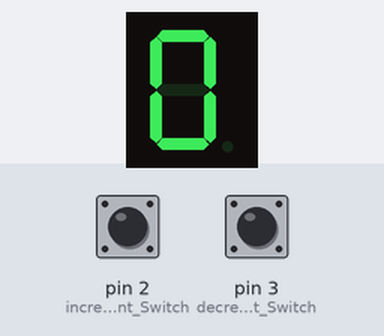
The sketch below on a simulated Arduino Uno, built with avr-gcc and run on an emulated ATmega328P. On the bench: 1-digit seven-segment display. Wiring (inferred from the names in the program): 1-digit 7-segment display, segments lit when HIGH: segments pin 12, pin 13, pin 8, pin 7, pin 6, pin 11, pin 10, pin 9. The inputs (shaded band) are chosen by the test bench; at power-on: pin 3 (decrement_Switch) HIGH, pin 2 (increment_Switch) HIGH. The segment pins are drawn as the display they are named for.

Above: at 2.0 s.
2.1 s: pin 3 (decrement_Switch) pulled LOW for 3.2 s
At 5.7 s:
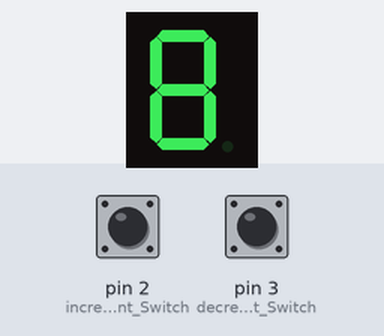
6.8 s: pin 3 (decrement_Switch) pulled LOW for 0.75 s
At 7.8 s:
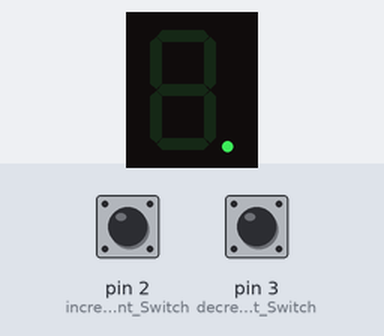
Timing chart, 0 to 9.8 s (numbered marks = the images above; inputs shaded):
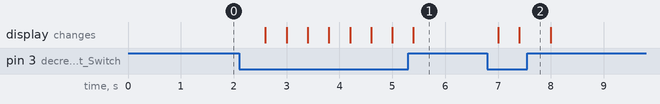

Measured:
- after the input at 2.1 s, the display: first changes after 0.50 s (image 1 shows a later state)
- after the input at 6.8 s, the display: first changes after 0.20 s (image 2 shows a later state)

The sketch:

Q13.ino
```cpp
// Pin definitions for segment display and switches
const int increment_Switch = 2;
const int decrement_Switch = 3;
const int A = 12;
const int B = 13;
const int C = 8;
const int D = 7;
const int E = 6;
const int F = 11;
const int G = 10;
const int DOT = 9;

// Global variables
int count = 0;              // Counter variable
int increment_status;       // Stores state of increment switch
int decrement_status;       // Stores state of decrement switch

void setup() {
  // Set pin modes for switches and segment display
  pinMode(increment_Switch, INPUT_PULLUP);
  pinMode(decrement_Switch, INPUT_PULLUP);
  pinMode(A, OUTPUT);
  pinMode(B, OUTPUT);
  pinMode(C, OUTPUT);
  pinMode(D, OUTPUT);
  pinMode(E, OUTPUT);
  pinMode(F, OUTPUT);
  pinMode(G, OUTPUT);
  pinMode(DOT, OUTPUT);

  // Initialize the display to be clear
  clearSegment();
  displayNumber(count);    // Display initial count
}

void loop() {
  // Read switches
  increment_status = digitalRead(increment_Switch);
  decrement_status = digitalRead(decrement_Switch);

  // Increment count if increment switch is pressed
  if(increment_status == HIGH) {
    count++;
    delay(200);   // Debounce delay
  }

  // Decrement count if decrement switch is pressed
  if(decrement_status == HIGH) {
    count--;
    delay(200);   // Debounce delay
  }

  // Display current count
  displayNumber(count);
  delay(200);   // Delay between updates

  // Reset count to 0 if it goes out of bounds
  if(count < 0 || count > 9) {
    count = 0;
  }
}

// Function to clear all segments
void clearSegment() {
  digitalWrite(A, LOW);
  digitalWrite(B, LOW);
  digitalWrite(C, LOW);
  digitalWrite(D, LOW);
  digitalWrite(E, LOW);
  digitalWrite(F, LOW);
  digitalWrite(G, LOW);
  digitalWrite(DOT, LOW);  // Turn off DOT segment
}

// Function to display a number on the segment display
void displayNumber(int num) {
  // Clear the display before showing a new number
  clearSegment();

  // Turn on the appropriate segments to display the number
  switch(num) {
    case 0:
      digitalWrite(A, HIGH);
      digitalWrite(B, HIGH);
      digitalWrite(C, HIGH);
      digitalWrite(D, HIGH);
      digitalWrite(E, HIGH);
      digitalWrite(F, HIGH);
      break;
    case 1:
      digitalWrite(B, HIGH);
      digitalWrite(C, HIGH);
      break;
    case 2:
      digitalWrite(A, HIGH);
      digitalWrite(B, HIGH);
      digitalWrite(G, HIGH);
      digitalWrite(E, HIGH);
      digitalWrite(D, HIGH);
      break;
    case 3:
      digitalWrite(A, HIGH);
      digitalWrite(B, HIGH);
      digitalWrite(G, HIGH);
      digitalWrite(C, HIGH);
      digitalWrite(D, HIGH);
      break;
    case 4:
      digitalWrite(F, HIGH);
      digitalWrite(G, HIGH);
      digitalWrite(B, HIGH);
      digitalWrite(C, HIGH);
      break;
    case 5:
      digitalWrite(A, HIGH);
      digitalWrite(F, HIGH);
      digitalWrite(G, HIGH);
      digitalWrite(C, HIGH);
      digitalWrite(D, HIGH);
      break;
    case 6:
      digitalWrite(A, HIGH);
      digitalWrite(F, HIGH);
      digitalWrite(G, HIGH);
      digitalWrite(C, HIGH);
      digitalWrite(D, HIGH);
      digitalWrite(E, HIGH);
      break;
    case 7:
      digitalWrite(A, HIGH);
      digitalWrite(B, HIGH);
      digitalWrite(C, HIGH);
      break;
    case 8:
      digitalWrite(A, HIGH);
      digitalWrite(B, HIGH);
      digitalWrite(C, HIGH);
      digitalWrite(D, HIGH);
      digitalWrite(E, HIGH);
      digitalWrite(F, HIGH);
      digitalWrite(G, HIGH);
      break;
    case 9:
      digitalWrite(A, HIGH);
      digitalWrite(B, HIGH);
      digitalWrite(C, HIGH);
      digitalWrite(D, HIGH);
      digitalWrite(F, HIGH);
      digitalWrite(G, HIGH);
      break;
    default:
      digitalWrite(DOT, HIGH); // Display DOT if number is out of range
      break;
  }
}
```

frequencyCalculation.c
```cpp
#include<stdio.h>

void main(){
    float R, C;
    printf("Enter Resistance in Kiloohm\n");
    scanf("%f", &R);
    printf("Enter Capacitor in Microfarad\n");
    scanf("%f", &C);
    float t = 0.693*(10 + 2 * R) * C * 0.001;
    float f = 1 / t;
    printf("Time Period in seconds = %f\n", t);
    printf("Frequency in Hz = %f\n", f);
}
```

soft_serial_tx_util.c
```cpp
#include "soft_serial_tx_util.h"
#include <stdint.h>
#include <Arduino.h>
//#include <stdlib.h>

/////////////////////////////////////////////////////
        ///// NOTE: 1000000UL is NOT the F_CPU
        /////       1000000UL is 1000000UL micro-seconds. There are 1000000UL uS in ONE second

const unsigned long MICROSECOND_PER_BIT = (1000000UL / SOFT_TX_BAUD);
/////////////////////////////////////////////////////
// void software_serial_configure() {

//        pinMode(SOFT_TX_PIN_NO, OUTPUT);

// }
/////////////////////////////////////////////////////////////
void ss_putc(char c) {

    uint8_t  bit_mask;

    digitalWrite(12, HIGH); // Disable TFT TFT_CS
    pinMode(SOFT_TX_PIN_NO, OUTPUT);

    // Transmit START bit
    digitalWrite(SOFT_TX_PIN_NO, LOW);
    delayMicroseconds(MICROSECOND_PER_BIT);

    // Transmit 8-data bits
    for (bit_mask=0x01; bit_mask; bit_mask<<=1) {
        if (c & bit_mask) {
            digitalWrite(SOFT_TX_PIN_NO, HIGH);
        }
        else {
            digitalWrite(SOFT_TX_PIN_NO, LOW);
        }
        delayMicroseconds(MICROSECOND_PER_BIT);
    }

    // Transmit STOP bit(s)
    digitalWrite(SOFT_TX_PIN_NO, HIGH);
    delayMicroseconds(MICROSECOND_PER_BIT); // Fixed to ONE STOP Bit

}
///////////////////////////////////////////////////////////
void ss_puts(char *s)
{
    while(*s)
        ss_putc(*s++);
}
////////////////////////////////////////////
void ss_puts_p(const char *progmem_s )
{
   register uint8_t c;

   while ( (c = pgm_read_byte(progmem_s++)) )
   ss_putc(c);

}
///////////////////////////////////////////////////////////////////
void ss_put_int(int  message_int){
   char buffer_temp[10];
   itoa( message_int, buffer_temp, 10);   //convert int to string (decimal format)
   ss_puts(buffer_temp);                //and transmit string to software serial
}
///////////////////////////////////////////////////////////////////
void ss_put_uint(unsigned int  message_uint){
   char buffer_temp[10];
   utoa( message_uint, buffer_temp, 10);   //convert unsigned int to string (decimal format)
   ss_puts(buffer_temp);                //and transmit string to software serial
}
///////////////////////////////////////////////////////////////////
void ss_put_long(long message_long){
   char buffer_temp[15];
   ltoa(message_long, buffer_temp, 10);   //convert long to string
   //ss_puts(" HELLO ");
   ss_puts(buffer_temp);                //and transmit string to software serial
}
////////////////////////////////////////////////////////////////////
void ss_put_float(float  message_float){
   char buffer_temp[15];
   dtostrf( message_float, 1, 2, buffer_temp); //  convert float to str
   ss_puts(buffer_temp);                //and transmit string to software serial
}
///////////////////////////////////////////////////////////////////
```

soft_serial_tx_util.h
```cpp
//
// Low qulaity: Rudimentary Software Serial Transmit
//

#ifndef SOFT_SERIAL_TX_UTIL_H
        #define SOFT_SERIAL_TX_UTIL_H

          ///////////#define SOFT_TX_BAUD 115200
        #define SOFT_TX_BAUD       9600

        // Fixed to ONE STOP BIT
        //#define SOFT_TX_STOP_BITS  1

        //  ES32-CAM-CH340 Board Specific pin number
        #define SOFT_TX_PIN_NO     1

        void software_serial_configure();
        void ss_putc(char c);
        void ss_puts(char *s);
        void ss_puts_p(const char *progmem_s );
        void ss_put_int(int  message_int);
        void ss_put_uint(unsigned int  message_uint);
        void ss_put_long(long message_long);
        void ss_put_float(float  message_float);


#endif // SOFT_SERIAL_TX_UTIL_H

///////////////////////////////////////////////////////////////////////////////////////////////////////////////////
```
